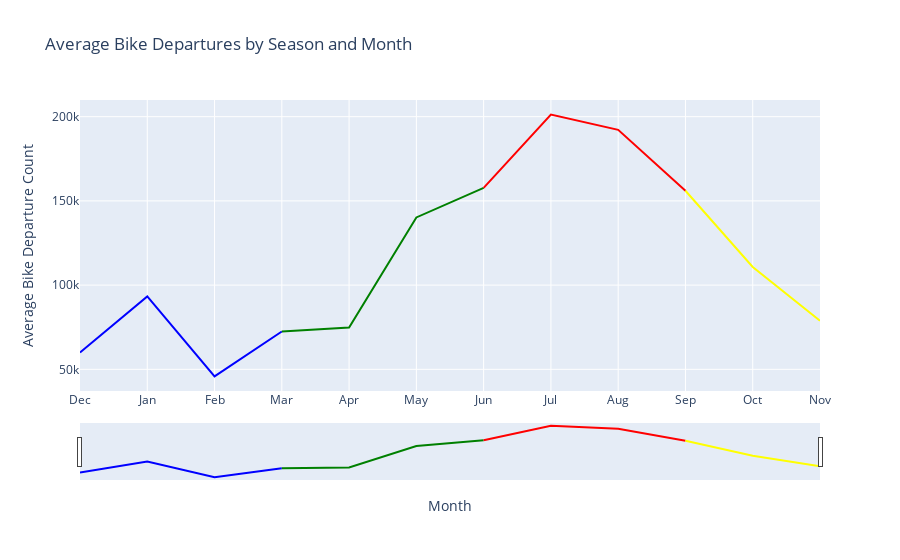

The code cell stored with this chart in its notebook:
### Code cell
import pandas as pd
import calendar
import plotly.express as px

# Assuming combined_df has 'Departure' column
# Convert 'Departure' to datetime
combined_df['Departure'] = pd.to_datetime(combined_df['Departure'])

# Extract month and season
combined_df['Month'] = combined_df['Departure'].dt.month
combined_df['Season'] = combined_df['Departure'].dt.month % 12 // 3 + 1

# Map season and month names
combined_df['Season'] = combined_df['Season'].map({1: 'Winter', 2: 'Spring', 3: 'Summer', 4: 'Fall'})
combined_df['Month'] = combined_df['Month'].apply(lambda x: calendar.month_abbr[x])

# Group by season, then by month, and calculate average count of bike departures
seasonal_bike_count = combined_df.groupby(['Season', 'Month']).size().reset_index(name='Bike Count')
average_counts = seasonal_bike_count.groupby(['Month', 'Season'])['Bike Count'].mean().reset_index()

# Define custom sort order for months
month_order = ['Dec', 'Jan', 'Feb', 'Mar', 'Apr', 'May', 'Jun', 'Jul', 'Aug', 'Sep', 'Oct', 'Nov']

# Sort the DataFrame by the 'Month' column using the custom order
average_counts = average_counts.loc[average_counts['Month'].isin(month_order)]
average_counts['Month'] = pd.Categorical(average_counts['Month'], categories=month_order, ordered=True)
average_counts = average_counts.sort_values(by='Month')

# Create separate line plots for each season
fig_winter = px.line(
    average_counts[average_counts['Month'].isin(['Dec', 'Jan', 'Feb', 'Mar'])],
    x='Month',
    y='Bike Count',
    title='Average Bike Departures in Winter',
    line_shape='linear',
    color_discrete_sequence=['blue'],
    hover_data={'Month': True, 'Bike Count': True, 'Season': True}  # Add 'Season' to hover
)

fig_spring = px.line(
    average_counts[average_counts['Month'].isin(['Mar', 'Apr', 'May', 'Jun'])],
    x='Month',
    y='Bike Count',
    title='Average Bike Departures in Spring',
    line_shape='linear',
    color_discrete_sequence=['green'],
    hover_data={'Month': True, 'Bike Count': True, 'Season': True}  # Add 'Season' to hover
)

fig_summer = px.line(
    average_counts[average_counts['Month'].isin(['Jun', 'Jul', 'Aug', 'Sep'])],
    x='Month',
    y='Bike Count',
    title='Average Bike Departures in Summer',
    line_shape='linear',
    color_discrete_sequence=['red'],
    hover_data={'Month': True, 'Bike Count': True, 'Season': True}  # Add 'Season' to hover
)

fig_fall = px.line(
    average_counts[average_counts['Month'].isin(['Sep', 'Oct', 'Nov'])],
    x='Month',
    y='Bike Count',
    title='Average Bike Departures in Fall',
    line_shape='linear',
    color_discrete_sequence=['yellow'],
    hover_data={'Month': True, 'Bike Count': True, 'Season': True}  # Add 'Season' to hover
)

# Combine the line plots
fig_combined = fig_winter.add_traces(fig_spring.data)
fig_combined.add_traces(fig_summer.data)
fig_combined.add_traces(fig_fall.data)

# Update layout
fig_combined.update_layout(
    title='Average Bike Departures by Season and Month',
    xaxis_title='Month',
    yaxis_title='Average Bike Departure Count',
    xaxis=dict(
        rangeslider=dict(
            visible=True
        ),
        type='category'
    )
)

# Show the plot
fig_combined.show()

### Figure 1 — Plotly figure (JSON) as saved in the notebook; plotly's stock layout.template omitted (floating-point values rounded to 4 significant figures)
{"data": [{"customdata": [["Winter"], ["Winter"], ["Winter"], ["Spring"]], "hovertemplate": "Month=%{x}<br>Bike Count=%{y}<br>Season=%{customdata[0]}<extra></extra>", "legendgroup": "", "line": {"color": "blue", "dash": "solid", "shape": "linear"}, "marker": {"symbol": "circle"}, "mode": "lines", "name": "", "orientation": "v", "showlegend": false, "type": "scatter", "x": ["Dec", "Jan", "Feb", "Mar"], "xaxis": "x", "y": [59986, 93316, 45770, 72465], "yaxis": "y"}, {"customdata": [["Spring"], ["Spring"], ["Spring"], ["Summer"]], "hovertemplate": "Month=%{x}<br>Bike Count=%{y}<br>Season=%{customdata[0]}<extra></extra>", "legendgroup": "", "line": {"color": "green", "dash": "solid", "shape": "linear"}, "marker": {"symbol": "circle"}, "mode": "lines", "name": "", "orientation": "v", "showlegend": false, "type": "scatter", "x": ["Mar", "Apr", "May", "Jun"], "xaxis": "x", "y": [72465, 74885, 140171, 157688], "yaxis": "y"}, {"customdata": [["Summer"], ["Summer"], ["Summer"], ["Fall"]], "hovertemplate": "Month=%{x}<br>Bike Count=%{y}<br>Season=%{customdata[0]}<extra></extra>", "legendgroup": "", "line": {"color": "red", "dash": "solid", "shape": "linear"}, "marker": {"symbol": "circle"}, "mode": "lines", "name": "", "orientation": "v", "showlegend": false, "type": "scatter", "x": ["Jun", "Jul", "Aug", "Sep"], "xaxis": "x", "y": [157688, 201263, 192161, 156016], "yaxis": "y"}, {"customdata": [["Fall"], ["Fall"], ["Fall"]], "hovertemplate": "Month=%{x}<br>Bike Count=%{y}<br>Season=%{customdata[0]}<extra></extra>", "legendgroup": "", "line": {"color": "yellow", "dash": "solid", "shape": "linear"}, "marker": {"symbol": "circle"}, "mode": "lines", "name": "", "orientation": "v", "showlegend": false, "type": "scatter", "x": ["Sep", "Oct", "Nov"], "xaxis": "x", "y": [156016, 110782, 78793], "yaxis": "y"}], "layout": {"legend": {"tracegroupgap": 0}, "title": {"text": "Average Bike Departures by Season and Month"}, "xaxis": {"anchor": "y", "domain": [0, 1], "rangeslider": {"visible": true}, "title": {"text": "Month"}, "type": "category"}, "yaxis": {"anchor": "x", "domain": [0, 1], "title": {"text": "Average Bike Departure Count"}}}}
